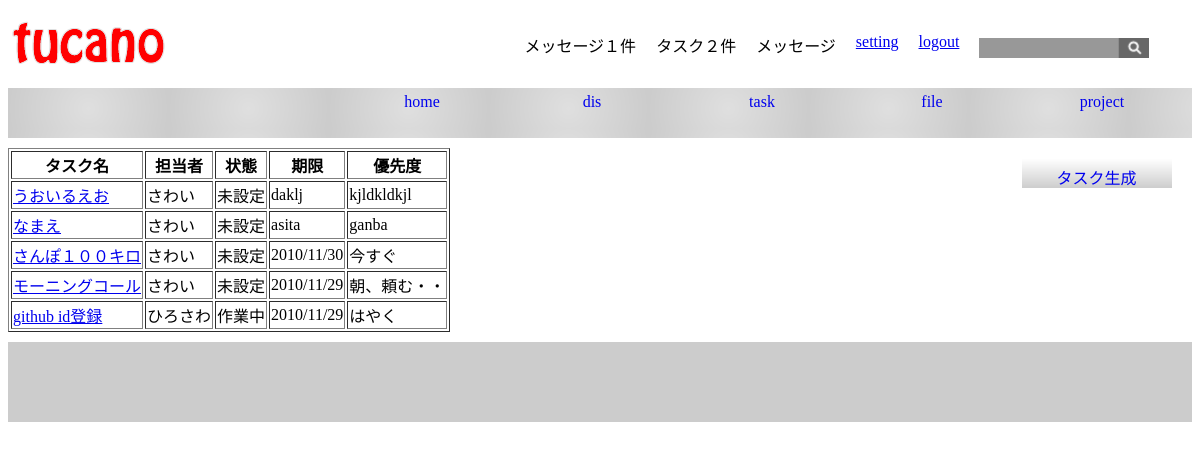
/admin/task/task.php (signed in), run on the app's committed database.
### tables this page shows
CREATE TABLE `tasks` (
  `t_id` int(11) NOT NULL AUTO_INCREMENT,
  `p_id` int(11) NOT NULL,
  `t_name` varchar(50) NOT NULL,
  `u_id` int(11) DEFAULT NULL,
  `t_limit` varchar(12) NOT NULL,
  `t_priority` varchar(18) DEFAULT NULL,
  `t_end` varchar(50) DEFAULT NULL,
  `t_body` text,
  `created` datetime DEFAULT NULL,
  `modified` datetime DEFAULT NULL,
  `t_begin` varchar(12) DEFAULT NULL,
  `s_id` int(11) NOT NULL,
  PRIMARY KEY (`t_id`),
  KEY `p_id` (`p_id`),
  KEY `p_id_2` (`p_id`,`u_id`),
  KEY `u_id` (`u_id`),
  KEY `s_id` (`s_id`)
);

CREATE TABLE `users` (
  `u_id` int(11) NOT NULL AUTO_INCREMENT,
  `u_name` varchar(20) NOT NULL,
  `u_mail` varchar(80) NOT NULL,
  `u_password` varchar(30) NOT NULL,
  `created` datetime DEFAULT NULL,
  `modified` datetime DEFAULT NULL,
  PRIMARY KEY (`u_id`),
  UNIQUE KEY `u_mail` (`u_mail`),
  UNIQUE KEY `u_mail_2` (`u_mail`)
);

CREATE TABLE `statuses` (
  `s_id` int(11) NOT NULL AUTO_INCREMENT,
  `s_status` varchar(20) NOT NULL,
  `s_place` varchar(10) NOT NULL,
  PRIMARY KEY (`s_id`),
  UNIQUE KEY `s_status` (`s_status`)
);

### config/include.php (called while the page is built, shortened)
<?php
function db_con() {
    $con = mysqli_connect("localhost", "root", "hoge", "tucano");
    return $con;
}
function db_result($sql) {
    $con = db_con();
    $result = mysqli_query($con, $sql);
    return $result;
}
?>

### admin/task/task.php (the view, shortened to what this page needs)
<?php
include "../../config/include.php";
$msg = "";
$sql = "SELECT t_id, t_name, u_name, t_limit, t_priority, s_status "
     . "FROM tasks as t, users as u, statuses as s "
     . "WHERE t.p_id = {$_SESSION["p_id"]} "
     . "AND u.u_id = t.u_id AND s.s_id = t.s_id ORDER BY t_limit DESC";
$result = db_result($sql);
if ($result){
    $msg .= <<< END
<table border="1">
<tr>
  <th>タスク名</th>
  <th>担当者</th>
  <th>状態</th>
  <th>期限</th>
  <th>優先度</th>
</tr>
END;
    while($data = mysqli_fetch_array($result)){
        $msg .= <<< END
<tr>
<td><a href="./task-detail.php?t_id={$data["t_id"]}">{$data["t_name"]}</a></td>
<td>{$data["u_name"]}</td>
<td>{$data["s_status"]}</td>
<td>{$data["t_limit"]}</td>
<td>{$data["t_priority"]}</td>
</tr>
END;
    }
} else {
    $msg .= "タスクはありません";
}
$msg .= <<< END
</table>
END;
?>
<!DOCTYPE html PUBLIC "-//W3C//DTD XHTML 1.0 Transitional//EN" "http://www.w3.org/TR/xhtml1/DTD/xhtml1-transitional.dtd">
<html xmlns="http://www.3w.prg/1999/xhtml">
<head>
<link rel="stylesheet" type="text/css" href="../../css/main.css">
</head>
<body>
<div id="header">
  <div id="logo"></div>
  <div id="head-menu">
    <ul>
      <li>メッセージ１件</li>
      <li>タスク２件</li>
      <li>メッセージ</li>
      <li><a href="../setting/setting.html">setting</a></li>
      <li><a href="../../index.php">logout</a></li>
      <li><img id="src" src="../../img/src.jpg"></li>
    </ul>
  </div>
</div>
<div id="nav">
  <ul>
    <li><a href="../index.html">home</a></li>
    <li><a href="../discussion/discussion.php">dis</a></li>
    <li><a href="./task.php">task</a></li>
    <li><a href="../file/uploader.html">file</a></li>
    <li><a href="../project/members.html">project</a></li>
  </ul>
</div>
<div id="content">
  <div id="main">
    <?php print $msg; ?>
  </div>
  <div id="side">
    <div class="side-button"><a href="./task-create.php">タスク生成</a></div>
  </div>
</div>
<div id="footer">
</div>
</body>
</html>

### css/main.css (style rules this page uses)
body { padding:0; }
img { border:0; }
#header { width:100%; height:80px; }
#logo { float:left; position:relative; height:80px; width:160px; left:0px; top:0px; background:url("../img/logo.png") no-repeat; }
#head-menu { float:left; margin:0 5px; width:85%; height:80px; }
#head-menu ul { float:right; margin:0; padding:25px 10px; }
#head-menu li { float:left; list-style:none; padding:0 10px; }
#src { margin:5px 10px 0 0; width:170px; }
#nav { float:left; width:100%; background:url(../img/menu2.png); }
#nav ul { float:right; margin:0; padding:0 5px; }
#nav li { text-align:center; float:left; list-style:none; }
#nav li a { text-decoration:none; float:left; display:block; width:160px; height:40px; text-align:center; padding:5px; }
#content { clear:both; overflow:hidden; }
#main { margin-top:10px; float:left; width:80%; height:100%; }
#side { margin-top:20px; padding-bottom:300000px; margin-bottom:-300000px; margin-left:82%; height:100%; }
.side-button { width:150px; height:23px; background:url("../img/side-menu2.png") no-repeat; margin-left:20%; margin-right:20%; text-align:center; padding-top:7px; margin-top:10px; }
.side-button a { text-decoration:none; }
#footer { background:url(../img/header.png); clear:both; margin-top:10px; width:100%; height:80px; }

### data on the page
tasks: t_name "うおいるえお", u.u_name "さわい", s.s_status "未設定", t_limit "daklj", t_priority "kjldkldkjl"
tasks: t_name "なまえ", u.u_name "さわい", s.s_status "未設定", t_limit "asita", t_priority "ganba"
tasks: t_name "さんぽ１００キロ", u.u_name "さわい", s.s_status "未設定", t_limit "2010/11/30", t_priority "今すぐ"
tasks: t_name "モーニングコール", u.u_name "さわい", s.s_status "未設定", t_limit "2010/11/29", t_priority "朝、頼む・・"
tasks: t_name "github id登録", u.u_name "ひろさわ", s.s_status "作業中", t_limit "2010/11/29", t_priority "はやく"
